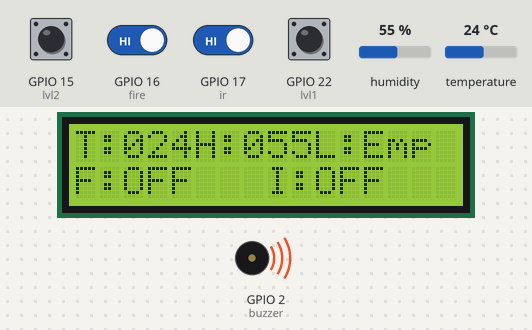
The sketch below on a simulated ESP32. On the bench: 16×2 character LCD, buzzer (waves = sounding, pin HIGH). The inputs (shaded band) are chosen by the test bench; at power-on: GPIO 15 (lvl2), GPIO 16 (fire), GPIO 17 (ir), GPIO 22 (lvl1) HIGH, humidity 55 %, temperature 24 °C. What the sketch prints to the serial monitor is not drawn.

Above: at 6.2 s.
6.3 s: GPIO 16 (fire) driven LOW
At 7.4 s:
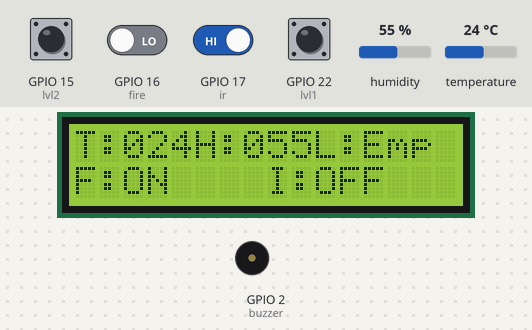
7.8 s: GPIO 17 (ir) driven LOW
At 9.1 s:
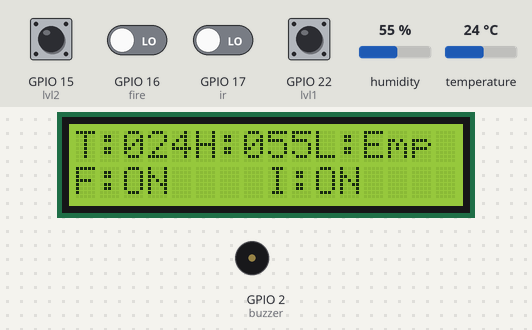
10.3 s: GPIO 22 (lvl1) pulled LOW for 1 s
At 11.9 s:
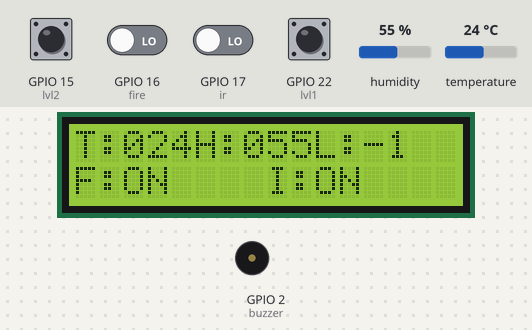
13.8 s: GPIO 16 (fire) driven HIGH
At 15.7 s:
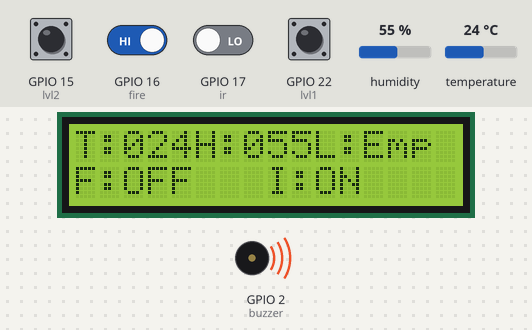
16.5 s: GPIO 22 (lvl1) pulled LOW for 1 s
At 18.2 s:
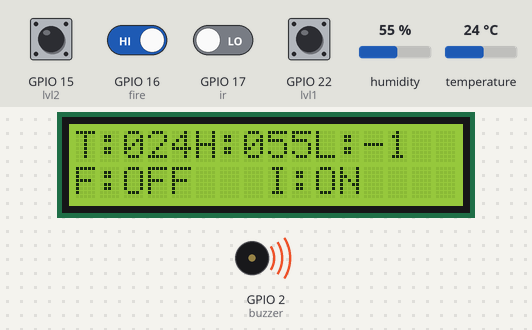
19.9 s: humidity set to 22 %
At 23.0 s:
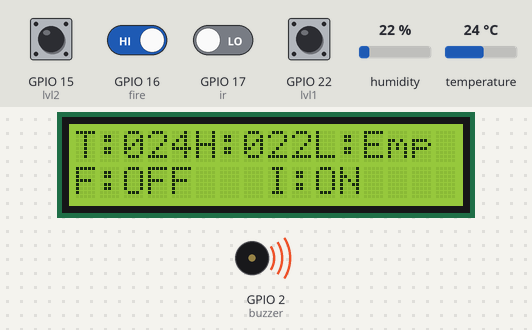
Timing chart, 0 to 24.5 s (numbered marks = the images above; inputs shaded):
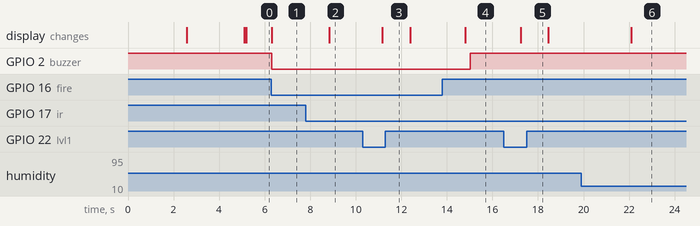

Measured:
- after the input at 6.3 s, GPIO 2 (buzzer): HIGH → LOW at once; the display: changes at once (image 1)
- after the input at 7.8 s, the display: changes after 1.0 s (image 2)
- after the input at 10.3 s, the display: changes after 0.86 s (image 3)
- after the input at 13.8 s, GPIO 2 (buzzer): LOW → HIGH after 1.2 s; the display: changes after 1.0 s (image 4)
- after the input at 16.5 s, the display: changes after 0.75 s (image 5)
- after the input at 19.9 s, the display: changes after 2.2 s (image 6)

The sketch:

CAN_Transmitter.ino
```cpp
/*
  ESP32 CAN Tx
*/

#include <LiquidCrystal.h>
#include <stdio.h>
//LiquidCrystal lcd(6, 7, 5, 4, 3, 2);
LiquidCrystal lcd(13, 12, 14, 27, 26, 25);

#include <SPI.h>
#include <mcp2515.h>


struct can_frame canMsg;
MCP2515 mcp2515(5); // CS pin

#define CAN_TX_ID 0x036

#include "DHT.h"
#define DHTPIN 21
#include "DHT.h"
#define DHTTYPE DHT11
//#define DHTTYPE DHT22
DHT dht(DHTPIN, DHTTYPE);

int lvl1 = 22;
int lvl2 = 15;

int fire   = 16;
int ir     = 17;
int buzzer = 2;

int tempc=0,humc=0;

void setup()
{
  Serial.begin(115200);

  pinMode(lvl1, INPUT_PULLUP);  pinMode(lvl2, INPUT_PULLUP);
  pinMode(fire, INPUT); pinMode(ir, INPUT);
  pinMode(buzzer, OUTPUT);

  digitalWrite(buzzer, HIGH);

  lcd.begin(16, 2);
  lcd.print("IOT Centralised");
  lcd.setCursor(0,1);
  lcd.print("Realtime Passenger");
  delay(2500);

  lcd.clear();
  lcd.print("Bus Monitoring");
  lcd.setCursor(0,1);
  lcd.print("  System ");
  delay(2500);

  SPI.begin();
  mcp2515.reset();
  mcp2515.setBitrate(CAN_500KBPS, MCP_8MHZ);
  mcp2515.setNormalMode();
  dht.begin();

  lcd.clear();        lcd.print("T:");//2-3-4,0
  lcd.setCursor(5,0); lcd.print("H:");//7-8-9,0
  lcd.setCursor(10,0);lcd.print("L:");//12-13-14,0

  lcd.setCursor(0,1); lcd.print("F:");//2-3-4,1
  lcd.setCursor(8,1); lcd.print("I:");//10-11-12,1

  Serial.println("CAN TX Ready");
}


void loop()
{
  canMsg.can_id  = 0x036;           //CAN id as 0x036
  canMsg.can_dlc = 8;               //CAN data length as 8

   tempc = dht.readTemperature();
   humc  = dht.readHumidity();

   lcd.setCursor(2,0);convertl(tempc);
   lcd.setCursor(7,0);convertl(humc);

   canMsg.data[0] = tempc;               //Update humidity value in [0]
   canMsg.data[1] = humc;               //Update temperature value in [1]

    if(tempc >= 40 || humc >= 90)
      {
        digitalWrite(buzzer, LOW);
      }

    if(digitalRead(lvl1) == HIGH && digitalRead(lvl2) == HIGH)
      {
        lcd.setCursor(12,0);lcd.print("Emp");
        canMsg.data[2] = 0;
      }
    if(digitalRead(lvl1) == LOW && digitalRead(lvl2) == HIGH)
      {
        lcd.setCursor(12,0);lcd.print("-1 ");
        canMsg.data[2] = 1;
      }
    if(digitalRead(lvl1) == LOW && digitalRead(lvl2) == LOW)
      {
        lcd.setCursor(12,0);lcd.print("Ful");
        canMsg.data[2] = 2;
      }

    if(digitalRead(fire) == LOW)
      {
        lcd.setCursor(2,1);lcd.print("ON ");
        canMsg.data[3] = 3;
        digitalWrite(buzzer, LOW);
      }
    if(digitalRead(fire) == HIGH)
      {
        lcd.setCursor(2,1);lcd.print("OFF");
        canMsg.data[3] = 4;
      }
    delay(100);

    if(digitalRead(ir) == LOW)
      {
        lcd.setCursor(10,1);lcd.print("ON ");
        canMsg.data[4] = 5;
      }
    if(digitalRead(ir) == HIGH)
      {
        lcd.setCursor(10,1);lcd.print("OFF");
        canMsg.data[4] = 6;
      }
    delay(100);
    if(tempc <= 39 && humc <= 89 && digitalRead(fire) == HIGH)
      {
         digitalWrite(buzzer, HIGH);
      }

  canMsg.data[5] = 0x00;
  canMsg.data[6] = 0x00;
  canMsg.data[7] = 0x00;

  mcp2515.sendMessage(&canMsg);     //Sends the CAN message


  //Serial.print("Sent Temp: ");
  //Serial.println(tempC);

  delay(1000);
}


void converts(unsigned int value)
{
  unsigned int a,b,c,d,e,f,g,h;

      a=value/10000;
      b=value%10000;
      c=b/1000;
      d=b%1000;
      e=d/100;
      f=d%100;
      g=f/10;
      h=f%10;


      a=a|0x30;
      c=c|0x30;
      e=e|0x30;
      g=g|0x30;
      h=h|0x30;


   Serial.write(a);
   Serial.write(c);
   Serial.write(e);
   Serial.write(g);
   Serial.write(h);
}

void convertl(unsigned int value)
{
  unsigned int a,b,c,d,e,f,g,h;

      a=value/10000;
      b=value%10000;
      c=b/1000;
      d=b%1000;
      e=d/100;
      f=d%100;
      g=f/10;
      h=f%10;


      a=a|0x30;
      c=c|0x30;
      e=e|0x30;
      g=g|0x30;
      h=h|0x30;


   //lcd.write(a);
   //lcd.write(c);
   lcd.write(e);
   lcd.write(g);
   lcd.write(h);
}
```
